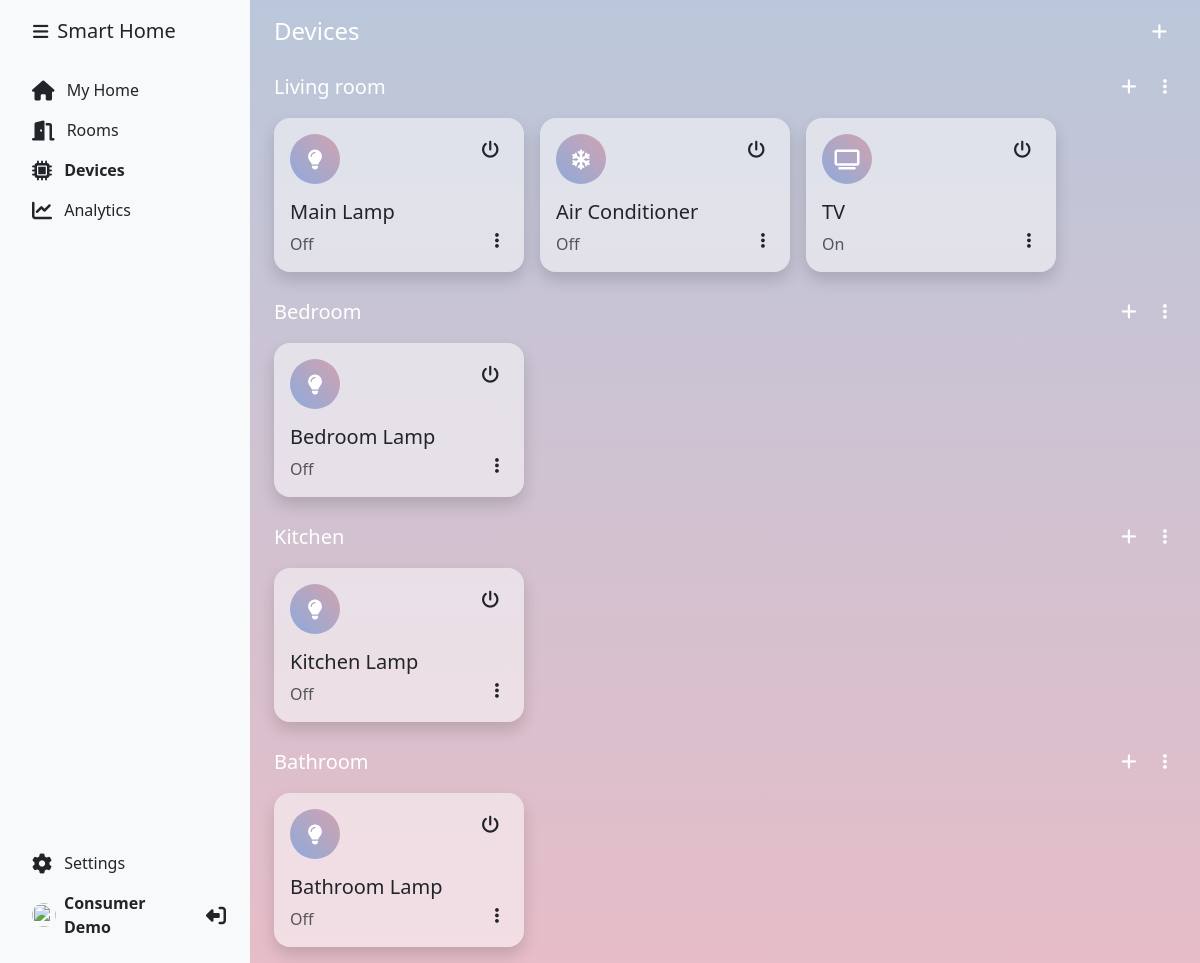
/devices.php (signed in), run on the app's committed database.
### tables this page shows
CREATE TABLE rooms (
    id INT NOT NULL AUTO_INCREMENT,
    name VARCHAR(255) NOT NULL,
    user_id INT NOT NULL,
    data text NOT NULL DEFAULT '{}',
    PRIMARY KEY (id)
);

CREATE TABLE devices (
    id INT NOT NULL AUTO_INCREMENT,
    user_id INT NOT NULL,
    room_id INT NOT NULL,
    name VARCHAR(255) NOT NULL,
    type VARCHAR(255) NOT NULL DEFAULT 'sensor',
    status INT NOT NULL DEFAULT 0,
    electricity INT NOT NULL DEFAULT 0,
    water INT NOT NULL DEFAULT 0,
    gas INT NOT NULL DEFAULT 0,
    data text NOT NULL DEFAULT '{}',
    PRIMARY KEY (id)
);

### devices.php (the view, shortened to what this page needs)
<?php
require_once 'dbconfig.php';
$user = intval($_SESSION['user']);
$stmt = $db->prepare("SELECT * FROM rooms WHERE user_id = ?");
$stmt->execute([$user]);
$rooms = $stmt->fetchAll(PDO::FETCH_ASSOC);
?>
<!DOCTYPE html>
<html lang="en">
<head>
    <link href="https://cdn.jsdelivr.net/npm/bootstrap@5.3.0/dist/css/bootstrap.min.css" rel="stylesheet"
>
    <link rel="stylesheet" href="https://cdnjs.cloudflare.com/ajax/libs/font-awesome/6.4.0/css/all.min.css"
 />
    <link href="css/app.css" rel="stylesheet">
</head>
<body <?php if(isset($_COOKIE['sidebar-toggle']) && $_COOKIE['sidebar-toggle'] == '1') { echo ' class="sidebar-toggle"'; } ?>>
    <main class="d-flex flex-nowrap">
        <?php include 'components/sidebar.php';?>
        <div class="d-flex flex-fill p-3 px-md-4 px-sm-2 mw-100">
            <div class="devices w-100">
                <div class="d-flex align-items-center">
                    <h4 class="flex-grow-1 mr-2 mb-0 text-white">Devices</h4>
                    <button class="btn btn-sm text-white" data-bs-toggle="modal" data-bs-target="#addRoomModal">
                    </button>
                </div>
                <?php
                foreach ($rooms as $room) {
                    $room_id = intval($room['id']);
                    $room_name = $room['name'];
                    $stmt = $db->prepare("SELECT * FROM devices WHERE room_id = ?");
                    $stmt->execute([$room_id]);
                    $devices = $stmt->fetchAll(PDO::FETCH_ASSOC);
                ?>
                <div class="d-flex flex-column mt-4 room-area" id="room-<?php echo $room_id; ?>">
                    <div class="d-flex align-items-center mb-3">
                        <a href="room.php?id=<?php echo $room_id; ?>" class="text-decoration-none text-white flex-grow-1 mr-2 mb-0 text-white fw-bold h5">
                            <h5 class="mb-0"><?php echo $room_name; ?></h5>
                        </a>
                        <button class="btn btn-sm text-white add-device-btn" data-room="<?php echo $room_id; ?>">
                        </button>
                        <div class="dropdown ms-2">
                            <button class="btn btn-sm text-white" type="button" id="dropdownMenuButton1"
                                data-bs-toggle="dropdown" aria-expanded="false">
                            </button>
                        </div>
                    </div>
                    <div class="d-flex flex-wrap flex-row gap-3">
                        <?php
                        foreach ($devices as $device) {
                            $device_type = $device['type'];
                            $device_id = intval($device['id']);
                            $device_name = $device['name'];
                            $device_status = $device['status'];
                            $device = $device_group[$device_type];
                        ?>
                        <div class="bg-white-50 shadow p-3 rounded-4 room-device d-flex flex-column" style="width: 250px;">
                            <div class="d-flex justify-content-center align-items-start mb-3">
                                <div class="d-flex justify-content-center align-items-center rounded-circle btn-sh text-white me-2"
                                    style="width: 50px; height: 50px;">
                                    <i class="<?php echo $device['icon']; ?> fa-lg"></i>
                                </div>
                                <button class="btn btn-sm text-dark ms-auto on-off-btn" type="button" data-id="<?php echo $device_id; ?>" data-status="<?php echo $device_status; ?>">
                                </button>
                            </div>
                            <div class="d-flex h-100">
                                <div class="d-flex flex-column">
                                    <span class="h5"><?php echo $device_name; ?></span>
                                    <span class="text-muted mt-auto"><?php echo ($device_status == 1) ? 'On' : 'Off'; ?></span>
                                </div>
                                <div class="dropdown ms-auto mt-auto">
                                    <button class="btn btn-sm text-dark" type="button" id="dropdownMenuButton1"
                                        data-bs-toggle="dropdown" aria-expanded="false">
                                    </button>
                                </div>
                            </div>
                        </div>
                        <?php
                        }
                        ?>
                    </div>
                </div>
                <?php } ?>
            </div>
        </div>
    </main>
</body>
</html>

### css/app.css (style rules this page uses)
body { min-height: 100vh; background: #b1bccf; }
html { min-height: 100vh; }
main { padding-left: 250px; min-height: 100vh; max-width: 100%; background: #b1bccf; background: linear-gradient(#bac7da, #e6bdc8); overflow-x: hidden; }
.btn { cursor: pointer; }
.btn-sh { background: #b1bccf; border-color: transparent; background: linear-gradient(45deg, #8daadb, #d1a3b0); font-weight: bold; color: #fff; }
.bg-white-50 { background-color: rgba(255, 255, 255, 0.5) !important; }
.mw-100 { max-width: 100% !important; }

### data on the page
rooms: name "Living room"
devices: name "Main Lamp", status "Off"
devices: name "Air Conditioner", status "Off"
devices: name "TV", status "On"
rooms: name "Bedroom"
devices: name "Bedroom Lamp", status "Off"
rooms: name "Kitchen"
devices: name "Kitchen Lamp", status "Off"
rooms: name "Bathroom"
devices: name "Bathroom Lamp", status "Off"

### other printed values
$name "Smart Home"
$_SESSION['name'] "Consumer Demo"
